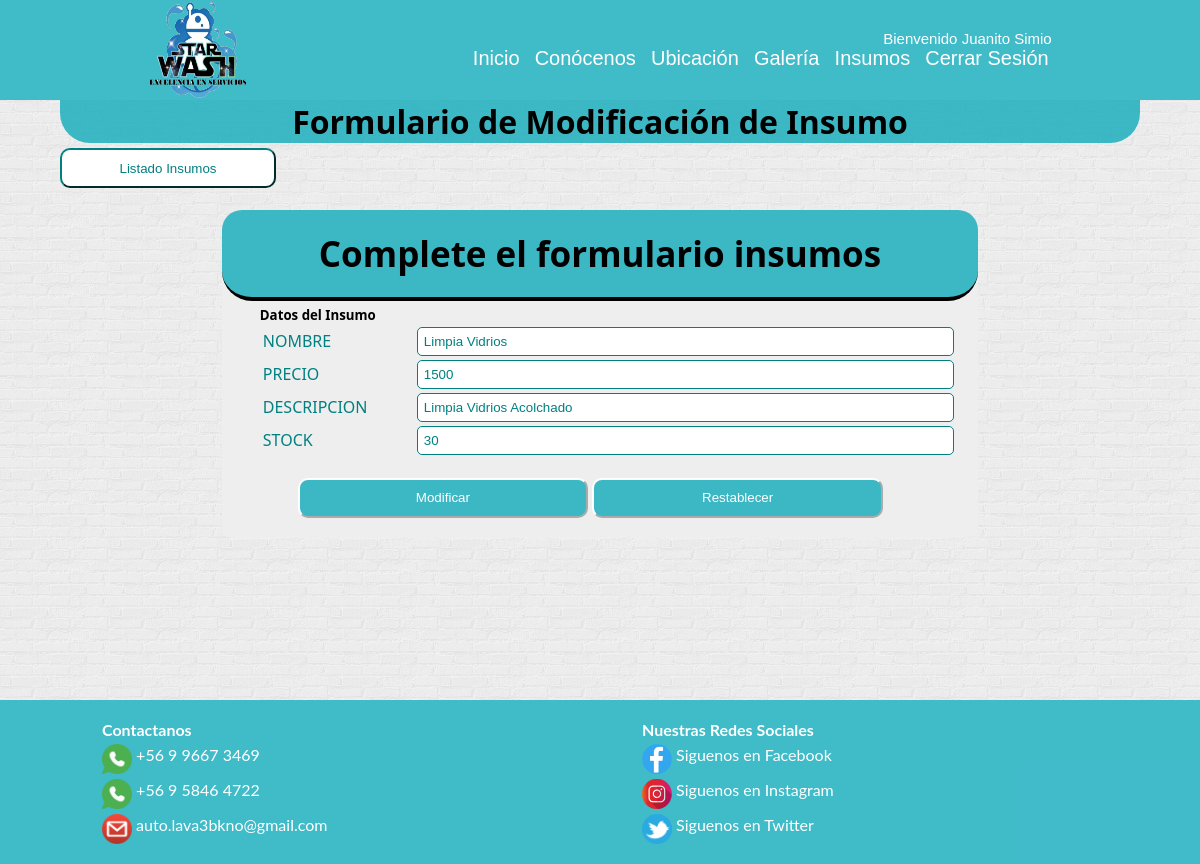
The app's page /buscar/Limpia Vidrios/ (signed in), older data.
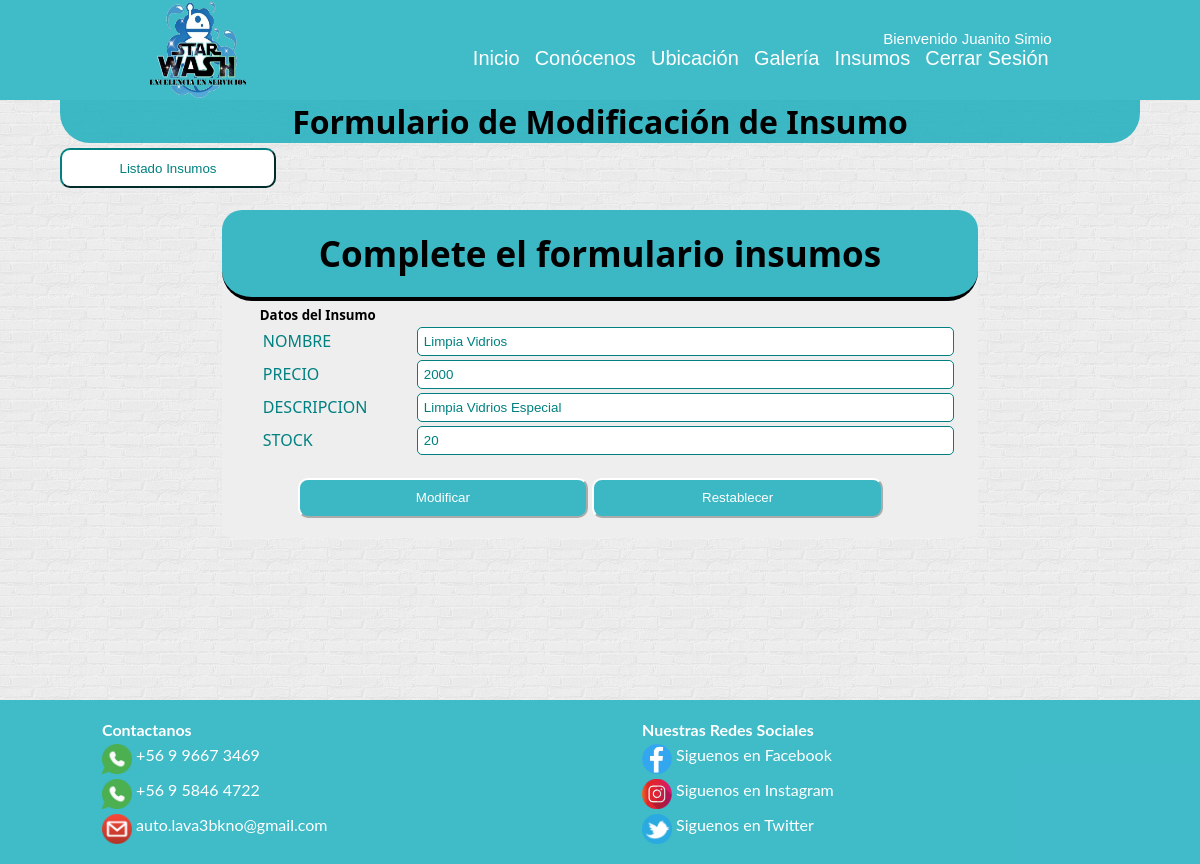
The same page, newer data.
### StarWash/models.py (models this page shows, shortened)
class Insumo (models.Model):
    nombre = models.CharField(max_length=80, primary_key=True)
    precio = models.IntegerField()
    descripcion = models.TextField(max_length=200, null=True)
    stock = models.IntegerField()

### StarWash/views.py (the view)
# urls.py: path('buscar/<id>/', buscar, name='BUSCAR'),
@login_required(login_url='/login/') #pide que este logeado
@permission_required('StarWash.view_insumo', login_url='/login/') #pide un permiso para ver insumos
def buscar(request,id):
    try:
        insumo = Insumo.objects.get(nombre=id)
        return render(request,'web/formulario_insumo_mod.html',{'insumo':insumo})
    except :
        msg = 'No existe el Insumo'
    lista_insumos = Insumo.objects.all()
    return render(request,'web/admin_insumos.html',{'lista_insumos':lista_insumos,'mensaje':msg})

### StarWash/templates/web/formulario_insumo_mod.html (shortened to what this page needs)
{% extends "web/base.html" %} {% load static%} {% block estilos %} {% endblock estilos %} {% block contenido%}
<div id="section">
    <h1>Formulario de Modificación de Insumo</h1>
    <input class="boton-admin" type="button" value="Listado Insumos" onclick="ir()">
    <form action="{% url 'MODIFICAR' %}" method="POST" class="forma" onsubmit="return validarFormularioProductos()">
        <table>
            <h1 class="tituloFormulario">Complete el formulario insumos</h1>
            <h5>Datos del Insumo</h5>
            <div class="contenedor-formulario">
                <tr>
                    <td>
                        <p class="lbl"> NOMBRE </p>
                    </td>
                    <td class="caja">
                        <input type="text" value="{{insumo.nombre}}" id="txtNombreInsumo" name="NombreInsumo" class="field" minlength="3" maxlength="200" required readonly="readonly"></td>
                </tr>
                <tr>
                    <td>
                        <p class="lbl "> PRECIO </p>
                    </td>
                    <td class="caja "><input type="number " value="{{insumo.precio}} " id="txtPrecio " name="Precio" class="field" required placeholder="Ej: 1000"></td>
                </tr>
                <tr>
                    <td>
                        <p class="lbl "> DESCRIPCION </p>
                    </td>
                    <td class="caja "><input type="text " value="{{insumo.descripcion}} " id="txtDescripcion" name="Descripcion" class="field" minlength="3" maxlength="200"></td>
                </tr>
                <tr>
                    <td>
                        <p class="lbl "> STOCK </p>
                    </td>
                    <td class="caja "><input type="number " value="{{insumo.stock}}" id="txtStock" name="Stock" class="field"></td>
                </tr>
            </div>
        </table>
        <div class="botones ">
            <input class="boton" type="submit" value="Modificar">
            <input class="boton" type="reset" value="Restablecer">
        </div>
    </form>
</div>
{% endblock contenido %}

Row changes from the older to the newer data that the page shows:
changed Insumo "Limpia Vidrios": Precio "1500" → "2000"; Descripcion "Limpia Vidrios Acolchado" → "Limpia Vidrios Especial"; Stock "30" → "20"
